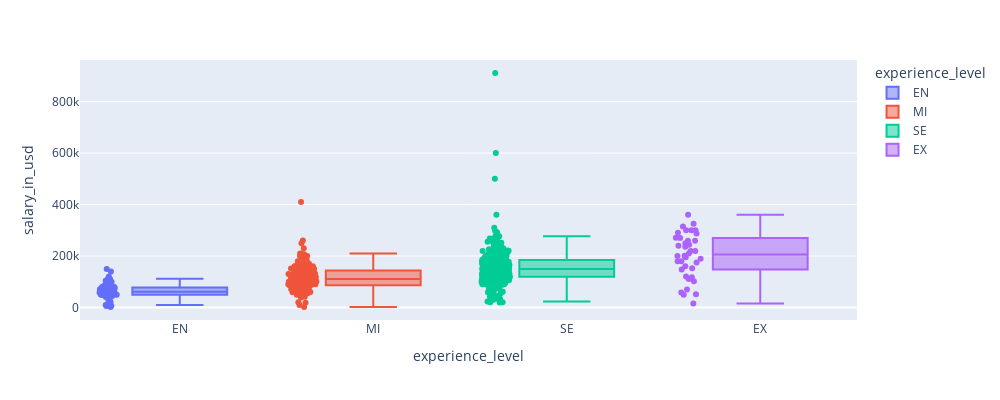
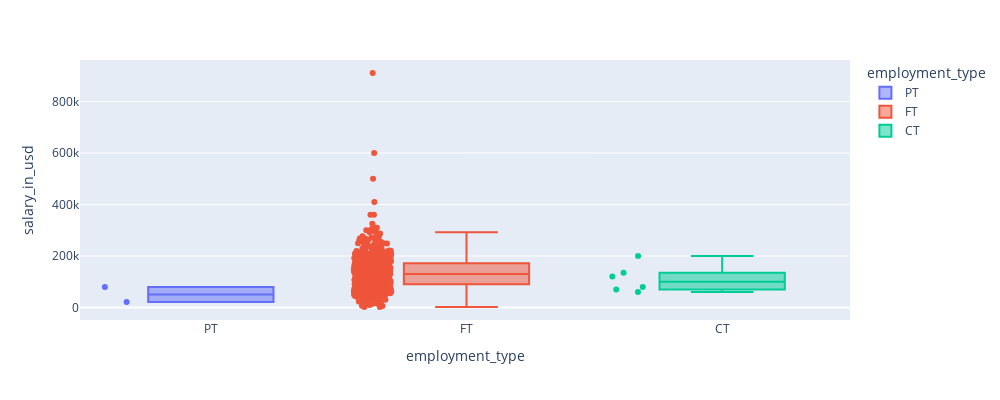
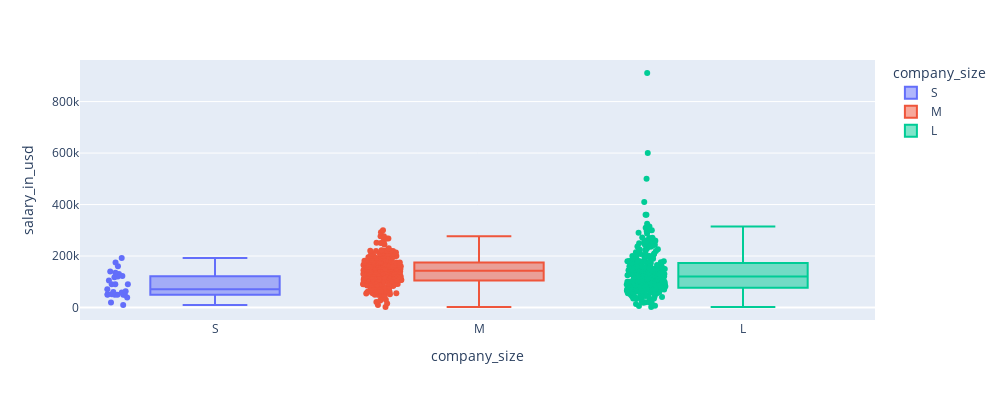

The code cell stored with these charts, in order, in its notebook:
### Code cell
# plotting boxplots to see the relation of salary and other features
fig = px.box(df, x='experience_level', y='salary_in_usd', points='all', width=1000, height=400,
             category_orders={'experience_level':['EN', 'MI', 'SE', 'EX']}, color='experience_level')
fig.show()
fig = px.box(df, x='employment_type', y='salary_in_usd', points='all', width=1000, height=400,
             category_orders={'employment_type':['PT', 'FT', 'CT', 'FL']}, color='employment_type')
fig.show()
fig = px.box(df, x='company_size', y='salary_in_usd', points='all', width=1000, height=400,
             color='company_size')
fig.show()

### Figure 1 — Plotly figure (JSON) as saved in the notebook; plotly's stock layout.template omitted (floating-point values rounded to 4 significant figures; data arrays with more than 128 entries replaced by an {"elided": "..."} marker saying what was removed)
{"data": [{"alignmentgroup": "True", "boxpoints": "all", "hovertemplate": "experience_level=%{x}<br>salary_in_usd=%{y}<extra></extra>", "legendgroup": "EN", "marker": {"color": "#636efa"}, "name": "EN", "notched": false, "offsetgroup": "EN", "orientation": "v", "showlegend": true, "type": "box", "x": ["EN", "EN", "EN", "EN", "EN", "EN", "EN", "EN", "EN", "EN", "EN", "EN", "EN", "EN", "EN", "EN", "EN", "EN", "EN", "EN", "EN", "EN", "EN", "EN", "EN", "EN", "EN", "EN", "EN", "EN", "EN", "EN", "EN", "EN", "EN", "EN", "EN", "EN", "EN", "EN", "EN", "EN", "EN", "EN", "EN", "EN", "EN", "EN", "EN", "EN", "EN", "EN", "EN", "EN", "EN", "EN", "EN", "EN", "EN", "EN", "EN", "EN", "EN", "EN", "EN", "EN", "EN", "EN", "EN", "EN", "EN", "EN"], "x0": " ", "xaxis": "x", "y": [63000, 120000, 50000, 112000, 72000, 52000, 104000, 89676, 50000, 6522, 54129, 50000, 50000, 50002, 140000, 80000, 60000, 60000, 60000, 60000, 67000, 49424, 91600, 75000, 75000, 21651, 80000, 43303, 27064, 58838, 150000, 13678, 49257, 105000, 5800, 10000, 50000, 85000, 55000, 70000, 2000, 84727, 56092, 60000, 50000, 85000, 63000, 110000, 54915, 76000, 79000, 40794, 65000, 65437, 39514, 70000, 72000, 65000, 34000, 85966, 58000, 75000, 70000, 44386, 70000, 85000, 74289, 55000, 99000, 44000, 52000, 70000], "y0": " ", "yaxis": "y"}, {"alignmentgroup": "True", "boxpoints": "all", "hovertemplate": "experience_level=%{x}<br>salary_in_usd=%{y}<extra></extra>", "legendgroup": "MI", "marker": {"color": "#EF553B"}, "name": "MI", "notched": false, "offsetgroup": "MI", "orientation": "v", "showlegend": true, "type": "box", "x": {"elided": "172 str values"}, "x0": " ", "xaxis": "x", "y": {"elided": "172 int values"}, "y0": " ", "yaxis": "y"}, {"alignmentgroup": "True", "boxpoints": "all", "hovertemplate": "experience_level=%{x}<br>salary_in_usd=%{y}<extra></extra>", "legendgroup": "SE", "marker": {"color": "#00cc96"}, "name": "SE", "notched": false, "offsetgroup": "SE", "orientation": "v", "showlegend": true, "type": "box", "x": {"elided": "297 str values"}, "x0": " ", "xaxis": "x", "y": {"elided": "297 int values"}, "y0": " ", "yaxis": "y"}, {"alignmentgroup": "True", "boxpoints": "all", "hovertemplate": "experience_level=%{x}<br>salary_in_usd=%{y}<extra></extra>", "legendgroup": "EX", "marker": {"color": "#ab63fa"}, "name": "EX", "notched": false, "offsetgroup": "EX", "orientation": "v", "showlegend": true, "type": "box", "x": ["EX", "EX", "EX", "EX", "EX", "EX", "EX", "EX", "EX", "EX", "EX", "EX", "EX", "EX", "EX", "EX", "EX", "EX", "EX", "EX", "EX", "EX", "EX", "EX", "EX", "EX", "EX", "EX", "EX", "EX", "EX", "EX", "EX", "EX", "EX", "EX", "EX", "EX"], "x0": " ", "xaxis": "x", "y": [315000, 360000, 290000, 244000, 118002, 300000, 102000, 148000, 50000, 236000, 175000, 180000, 180000, 160000, 120000, 259821, 194866, 300000, 250000, 220000, 259000, 325000, 201000, 51964, 15397, 270000, 110965, 210000, 270647, 153000, 240000, 287500, 58624, 300000, 70348, 220000, 189000, 200000], "y0": " ", "yaxis": "y"}], "layout": {"boxmode": "overlay", "height": 400, "legend": {"title": {"text": "experience_level"}, "tracegroupgap": 0}, "margin": {"t": 60}, "width": 1000, "xaxis": {"anchor": "y", "categoryarray": ["EN", "MI", "SE", "EX"], "categoryorder": "array", "domain": [0, 1], "title": {"text": "experience_level"}}, "yaxis": {"anchor": "x", "domain": [0, 1], "title": {"text": "salary_in_usd"}}}}

### Figure 2 — Plotly figure (JSON) as saved in the notebook; plotly's stock layout.template omitted (floating-point values rounded to 4 significant figures; data arrays with more than 128 entries replaced by an {"elided": "..."} marker saying what was removed)
{"data": [{"alignmentgroup": "True", "boxpoints": "all", "hovertemplate": "employment_type=%{x}<br>salary_in_usd=%{y}<extra></extra>", "legendgroup": "PT", "marker": {"color": "#636efa"}, "name": "PT", "notched": false, "offsetgroup": "PT", "orientation": "v", "showlegend": true, "type": "box", "x": ["PT", "PT"], "x0": " ", "xaxis": "x", "y": [21651, 80000], "y0": " ", "yaxis": "y"}, {"alignmentgroup": "True", "boxpoints": "all", "hovertemplate": "employment_type=%{x}<br>salary_in_usd=%{y}<extra></extra>", "legendgroup": "FT", "marker": {"color": "#EF553B"}, "name": "FT", "notched": false, "offsetgroup": "FT", "orientation": "v", "showlegend": true, "type": "box", "x": {"elided": "571 str values"}, "x0": " ", "xaxis": "x", "y": {"elided": "571 int values"}, "y0": " ", "yaxis": "y"}, {"alignmentgroup": "True", "boxpoints": "all", "hovertemplate": "employment_type=%{x}<br>salary_in_usd=%{y}<extra></extra>", "legendgroup": "CT", "marker": {"color": "#00cc96"}, "name": "CT", "notched": false, "offsetgroup": "CT", "orientation": "v", "showlegend": true, "type": "box", "x": ["CT", "CT", "CT", "CT", "CT", "CT"], "x0": " ", "xaxis": "x", "y": [120000, 80000, 60000, 200000, 70000, 135000], "y0": " ", "yaxis": "y"}], "layout": {"boxmode": "overlay", "height": 400, "legend": {"title": {"text": "employment_type"}, "tracegroupgap": 0}, "margin": {"t": 60}, "width": 1000, "xaxis": {"anchor": "y", "categoryarray": ["PT", "FT", "CT", "FL"], "categoryorder": "array", "domain": [0, 1], "title": {"text": "employment_type"}}, "yaxis": {"anchor": "x", "domain": [0, 1], "title": {"text": "salary_in_usd"}}}}

### Figure 3 — Plotly figure (JSON) as saved in the notebook; plotly's stock layout.template omitted (floating-point values rounded to 4 significant figures; data arrays with more than 128 entries replaced by an {"elided": "..."} marker saying what was removed)
{"data": [{"alignmentgroup": "True", "boxpoints": "all", "hovertemplate": "company_size=%{x}<br>salary_in_usd=%{y}<extra></extra>", "legendgroup": "S", "marker": {"color": "#636efa"}, "name": "S", "notched": false, "offsetgroup": "S", "orientation": "v", "showlegend": true, "type": "box", "x": ["S", "S", "S", "S", "S", "S", "S", "S", "S", "S", "S", "S", "S", "S", "S", "S", "S", "S", "S", "S", "S", "S", "S", "S", "S", "S", "S"], "x0": " ", "xaxis": "x", "y": [63000, 120000, 50000, 90000, 50000, 60000, 175000, 49424, 140000, 90000, 122500, 135000, 49257, 192500, 38561, 10000, 130000, 50000, 70569, 19568, 160000, 90000, 51323, 58000, 118000, 105000, 52000], "y0": " ", "yaxis": "y"}, {"alignmentgroup": "True", "boxpoints": "all", "hovertemplate": "company_size=%{x}<br>salary_in_usd=%{y}<extra></extra>", "legendgroup": "M", "marker": {"color": "#EF553B"}, "name": "M", "notched": false, "offsetgroup": "M", "orientation": "v", "showlegend": true, "type": "box", "x": {"elided": "278 str values"}, "x0": " ", "xaxis": "x", "y": {"elided": "278 int values"}, "y0": " ", "yaxis": "y"}, {"alignmentgroup": "True", "boxpoints": "all", "hovertemplate": "company_size=%{x}<br>salary_in_usd=%{y}<extra></extra>", "legendgroup": "L", "marker": {"color": "#00cc96"}, "name": "L", "notched": false, "offsetgroup": "L", "orientation": "v", "showlegend": true, "type": "box", "x": {"elided": "274 str values"}, "x0": " ", "xaxis": "x", "y": {"elided": "274 int values"}, "y0": " ", "yaxis": "y"}], "layout": {"boxmode": "overlay", "height": 400, "legend": {"title": {"text": "company_size"}, "tracegroupgap": 0}, "margin": {"t": 60}, "width": 1000, "xaxis": {"anchor": "y", "categoryarray": ["S", "M", "L"], "categoryorder": "array", "domain": [0, 1], "title": {"text": "company_size"}}, "yaxis": {"anchor": "x", "domain": [0, 1], "title": {"text": "salary_in_usd"}}}}
